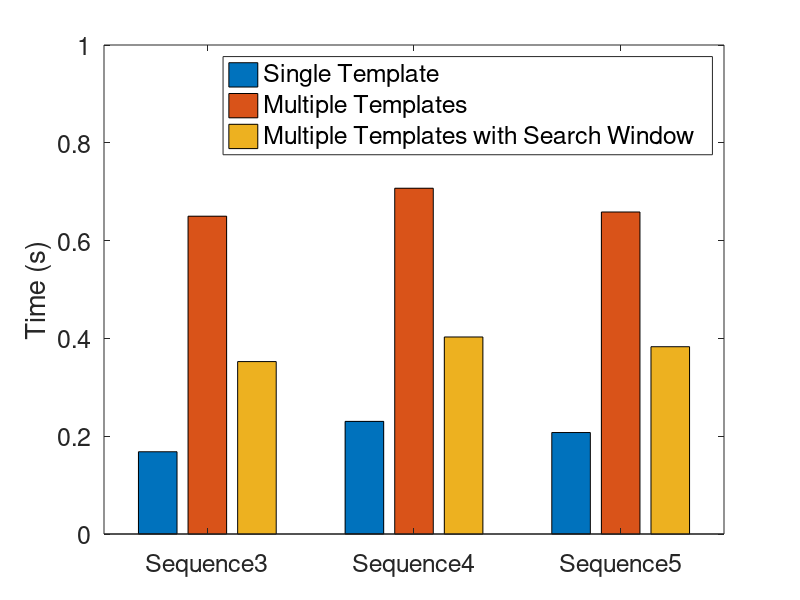

Write the MATLAB code that produced this figure.

% clc; clear all; close all;
% 
% seq=5;
% rootDir=sprintf('/Volumes/F/Courses/MesenteryData/Sequence%d_fr6_cropped/', seq);   %Sequence5_fr6_cropped, SFM_100, Seq5_fr30         
% %rootDir='/Volumes/D/Mesentery/SFM_100/';
% mosaicDir=sprintf('%sNCC_60_100_150x200/', rootDir);
% %% --------------------------------------------------------------------    
% %dirnameOut=sprintf('%siMosaic/',mosaicDir);
% xy=dlmread(sprintf('%sxy.txt', mosaicDir));
% tx_ty=dlmread(sprintf('%sXY_Single_Multi.txt', mosaicDir));
% no_Frames=size(tx_ty,1);
% 
% 
% plot(1:no_Frames, tx_ty(:,2), 'ro--', 1:no_Frames, tx_ty(:,3), 'b+--');
% ylim([-150 150]);
% xlim([1 no_Frames]);
% legend({'tx', 'ty'},'fontSize', 18);
% %yt=get(gca,'yticklabel');
% set(gca,'yticklabel',-150:50:150, 'fontSize', 18);
% %set(gca,'xticklabel',1:100:no_Frames, 'fontSize', 18);
% print(sprintf('%sSeq%d_Translation', mosaicDir, seq), '-dpng');


clc; clear all; close all;

Seq5=[0.2075, 0.6585, 0.3830];
Seq4=[0.2303, 0.7071, 0.4029];
Seq3=[0.1682, 0.6499, 0.3526];


Seq=[Seq3; Seq4; Seq5];
bar(Seq)
ylim([0:1])
ylabel('Time (s)')

xt={'Sequence3' ; 'Sequence4'; 'Sequence5'} ; 
set(gca,'xtick',1:3); 
set(gca,'xticklabel',xt, 'fontSize', 18);


legend({'Single Template', 'Multiple Templates', 'Multiple Templates with Search Window'}, 'fontSize', 18)
print(sprintf('Time'), '-dpng')


